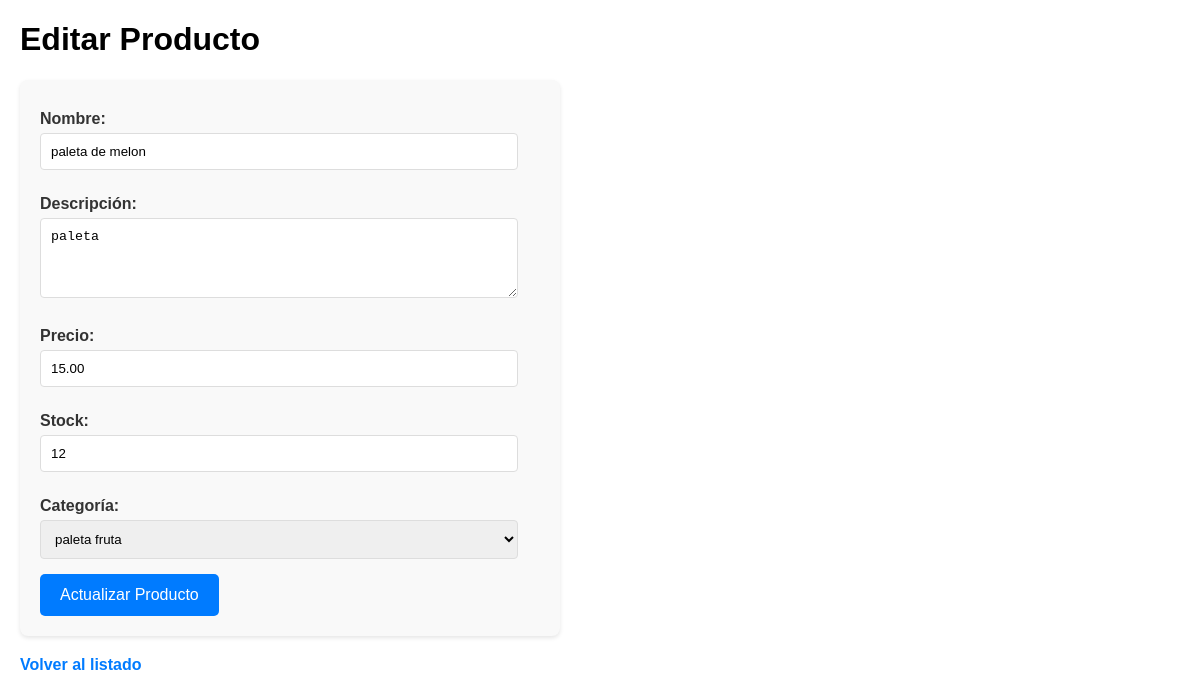
The page /editar/2/ on the database its author committed.
### app_producto/models.py (models this page shows, shortened)
class Producto(models.Model):
    nombre = models.CharField(max_length=100)
    descripcion = models.TextField()
    precio = models.DecimalField(max_digits=10, decimal_places=2)
    stock = models.IntegerField()
    categoria = models.ForeignKey(Categoria, on_delete=models.CASCADE, related_name='productos')

class Categoria(models.Model):
    nombre = models.CharField(max_length=50)

### app_producto/views.py (the view, shortened to what this page needs)
# urls.py: path('editar/<int:id>/', views.editar_producto, name='editar_producto'),
def editar_producto(request, id):
    producto = get_object_or_404(Producto, id=id) # Obtiene el producto a editar
    categorias = Categoria.objects.all().order_by('nombre') # Necesario para el <select>
    return render(request, 'editar_producto.html', {'producto': producto, 'categorias': categorias})

### app_producto/templates/editar_producto.html (shortened to what this page needs)
<!DOCTYPE html>
<html lang="es">
<head>
</head>
<body>
    <h1>Editar Producto</h1>
    <form method="post">
        <label for="id_nombre">Nombre:</label>
        <input type="text" id="id_nombre" name="nombre" value="{{ producto.nombre }}" required>
        <label for="id_descripcion">Descripción:</label>
        <textarea id="id_descripcion" name="descripcion" required>{{ producto.descripcion }}</textarea>
        <label for="id_precio">Precio:</label>
        <input type="number" id="id_precio" name="precio" step="0.01" min="0" value="{{ producto.precio }}" required>
        <label for="id_stock">Stock:</label>
        <input type="number" id="id_stock" name="stock" min="0" value="{{ producto.stock }}" required>
        <label for="id_categoria">Categoría:</label>
        <select id="id_categoria" name="categoria" required>
            {% for categoria_opcion in categorias %}
                <option value="{{ categoria_opcion.id }}" {% if categoria_opcion.id == producto.categoria.id %}selected{% endif %}>
                    {{ categoria_opcion.nombre }}
                </option>
            {% endfor %}
        </select>
        <button type="submit">Actualizar Producto</button>
    </form>
    <a href="{% url 'inicio' %}" class="back-link">Volver al listado</a>
</body>
</html>

### app_producto/templates/editar_producto.html (style rules this page uses)
body { font-family: Arial, sans-serif; margin: 20px; }
form { max-width: 500px; background-color: #f9f9f9; padding: 20px; border-radius: 8px; box-shadow: 0 2px 4px rgba(0,0,0,0.1); }
label { display: block; margin: 10px 0 5px; font-weight: bold; color: #333; }
input[type="text"], input[type="number"], textarea, select { width: calc(100% - 22px); padding: 10px; margin-bottom: 15px; border: 1px solid #ddd; border-radius: 4px; box-sizing: border-box; }
textarea { resize: vertical; min-height: 80px; }
button { background-color: #007BFF; color: white; padding: 12px 20px; border: none; border-radius: 5px; cursor: pointer; font-size: 16px; transition: background-color 0.3s ease; }
.back-link { display: inline-block; margin-top: 20px; color: #007BFF; text-decoration: none; font-weight: bold; }

### rows shown on the page
Producto: nombre "paleta de melon", descripcion "paleta", precio "15.00", stock "12", categoria "paleta fruta"
